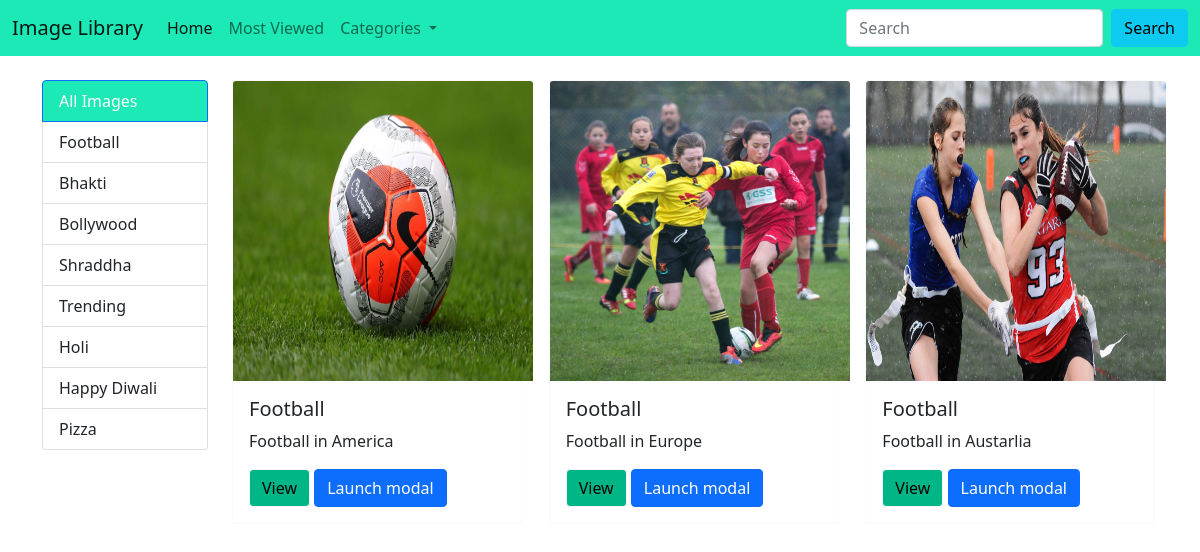
Page /category/1 on the committed database.
### myapp/models.py (models this page shows, shortened)
class Category(models.Model):
    title = models.CharField(max_length=100)
    description = models.TextField()

class Image(models.Model):
    title = models.CharField(max_length=100)
    description = models.TextField()
    image = models.ImageField(upload_to ='images')
    added_date = models.DateTimeField()
    cat=models.ForeignKey(Category,on_delete=models.CASCADE)

### myapp/views.py (the view)
# urls.py: path('category/<int:cid>' ,views.ShowCategoryPage.as_view()),
class ShowCategoryPage(TemplateView,):
    def get_context_data(self,cid, **kwargs,):
        context = super().get_context_data(**kwargs)
        context['images'] = Image.objects.filter(cat=cid)
        context['categories']=Category.objects.all()
        context['category']=Category.objects.get(pk=cid)
        return context
    template_name = 'home.html'

### templates/home.html (shortened to what this page needs)
<!doctype html>
<html lang="en">
  <head>
    <link href="https://cdn.jsdelivr.net/npm/bootstrap@5.0.0-beta2/dist/css/bootstrap.min.css" rel="stylesheet">
  </head>
  <body>
    {% include 'navbar.html' %}
  <div class="container">
     <div class="row mt-4">
             <div class="col-md-2 ">
                <div class="list-group">
                   <a href="{% url 'ShowHome' %} " class="list-group-item list-group-item-action active "
                    style="background-color: #1de9b6;"aria-current="true">All Images</a>
                    {% for i in categories %}
                    <a href="/category/{{ i.pk}}" class="list-group-item list-group-item-action "
                    tabindex="-1" >{{ i.title }}</a>
                    {% endfor %}
                </div>
             </div>
     <div class="col-md-10">
         <div class="card-columns">
              <div class="row">
             {% for i in images %}
                  <div class="col-sm  ">
                  <div class="card border border-light" style="width: 290px;" >
                      <img src="/media/{{ i.image }}" class="card-img-top " style="width: 300px; height: 300px " alt="...">
                      <div class="card-body" >
                        <h5 class="card-title">{{ i.title }}</h5>
                        <p class="card-text">{{ i.description }}</p>
                        <a href="/media/{{ i.image }}"  class="btn btn-light"
                         style="background-color:#00b686">View </a>
                         <a href="#" class="btn btn-primary  " onclick="showmodalwithimage('{{ i.image }}')">
                          Launch modal</a> </div>
                      </div>
                  </div>
             {% endfor %} </div>
                  </div>
             </div>
         </div>
     </div>
  </body>
</html>

### templates/navbar.html (shortened to what this page needs)
<nav class="navbar navbar-expand-lg navbar-light" style="background-color: #1de9b6;">
  <div class="container-fluid">
    <a class="navbar-brand" href="#">Image Library</a>
    <div class="collapse navbar-collapse" id="navbarSupportedContent">
      <ul class="navbar-nav me-auto mb-2 mb-lg-0">
        <li class="nav-item">
          <a  href="{% url 'ShowHome' %} " class="nav-link active" aria-current="page" href="#">Home</a>
        </li>
        <li class="nav-item">
          <a <a href="/category/3" class="nav-link" href="#">Most Viewed</a>
        </li>
        <li class="nav-item dropdown">
          <a class="nav-link dropdown-toggle" href="#" id="navbarDropdown" role="button" data-bs-toggle="dropdown" aria-expanded="false">
            Categories
          </a>
        </li>
      </ul>
      <form class="d-flex" method ='get' action="{% url 'search' %}" >
        <input class="form-control me-2" type="search" placeholder="Search" name="search' aria-label="Search">
          <button type="submit" class="btn btn-info">Search</button>
      </form>
    </div>
  </div>
</nav>

### rows in the picture
Category: title "Football"
Category: title "Bhakti"
Category: title "Bollywood"
Category: title "Shraddha"
Category: title "Trending"
Category: title "Holi"
Category: title "Happy Diwali"
Category: title "Pizza"
Image: image (picture), title "Football", description "Football in America"
Image: image (picture), title "Football", description "Football in Europe"
Image: image (picture), title "Football", description "Football in Austarlia"
